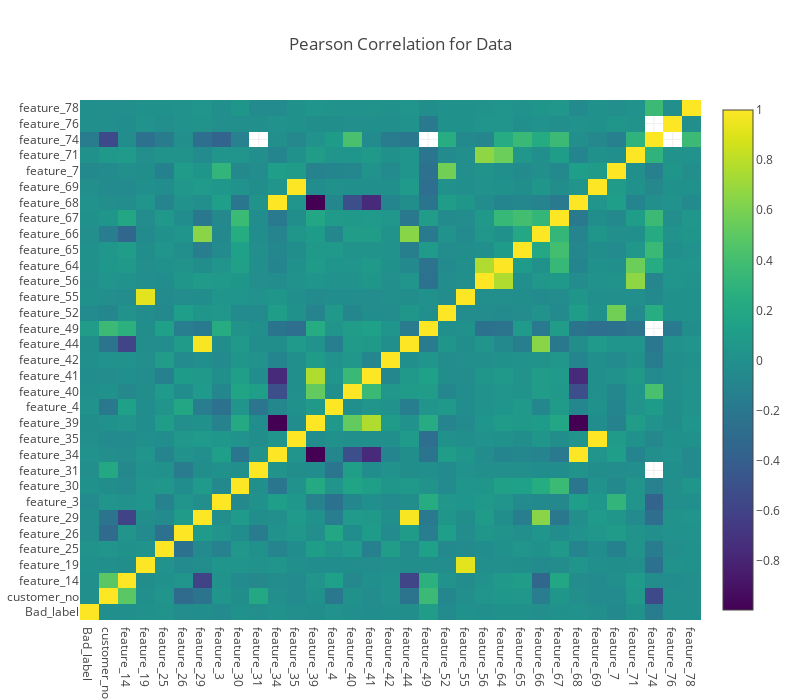

The cell this chart's notebook holds for it:
### Markdown cell above
## Data - Heat map

### Code cell
data= data.drop(['feature_6'],axis=1)
# creating a list of only numerical values
categorical_data = []
for col, value in data.iteritems():
    if value.dtype == 'object':
        categorical_data.append(col)

# Store the numerical columns in a list numerical
numerical_data = data.columns.difference(categorical_data)

data3 = [go.Heatmap(
        z=data[numerical_data].astype(float).corr().values, # Generating the Pearson correlation
        x=data[numerical_data].columns.values,
        y=data[numerical_data].columns.values,
        colorscale='Viridis',
        reversescale = False,
        text = True ,
        opacity = 1.0
        
    )
]


layout = go.Layout(
    title='Pearson Correlation for Data',
    xaxis = dict(ticks='', nticks=36),
    yaxis = dict(ticks='' ),
    width = 800, height = 700,
    
)


fig = go.Figure(data=data3, layout=layout)
py.iplot(fig, filename='labelled-heatmap')

### Figure 1 — Plotly figure (JSON) as saved in the notebook; plotly's stock layout.template omitted (floating-point values rounded to 4 significant figures; data arrays with more than 128 entries replaced by an {"elided": "..."} marker saying what was removed)
{"data": [{"colorscale": "Viridis", "opacity": 1, "reversescale": false, "text": true, "type": "heatmap", "x": ["Bad_label", "customer_no", "feature_14", "feature_19", "feature_25", "feature_26", "feature_29", "feature_3", "feature_30", "feature_31", "feature_34", "feature_35", "feature_39", "feature_4", "feature_40", "feature_41", "feature_42", "feature_44", "feature_49", "feature_52", "feature_55", "feature_56", "feature_64", "feature_65", "feature_66", "feature_67", "feature_68", "feature_69", "feature_7", "feature_71", "feature_74", "feature_76", "feature_78"], "y": ["Bad_label", "customer_no", "feature_14", "feature_19", "feature_25", "feature_26", "feature_29", "feature_3", "feature_30", "feature_31", "feature_34", "feature_35", "feature_39", "feature_4", "feature_40", "feature_41", "feature_42", "feature_44", "feature_49", "feature_52", "feature_55", "feature_56", "feature_64", "feature_65", "feature_66", "feature_67", "feature_68", "feature_69", "feature_7", "feature_71", "feature_74", "feature_76", "feature_78"], "z": {"elided": "33x33 float values"}}], "layout": {"height": 700, "title": "Pearson Correlation for Data", "width": 800, "xaxis": {"nticks": 36, "ticks": ""}, "yaxis": {"ticks": ""}}}
